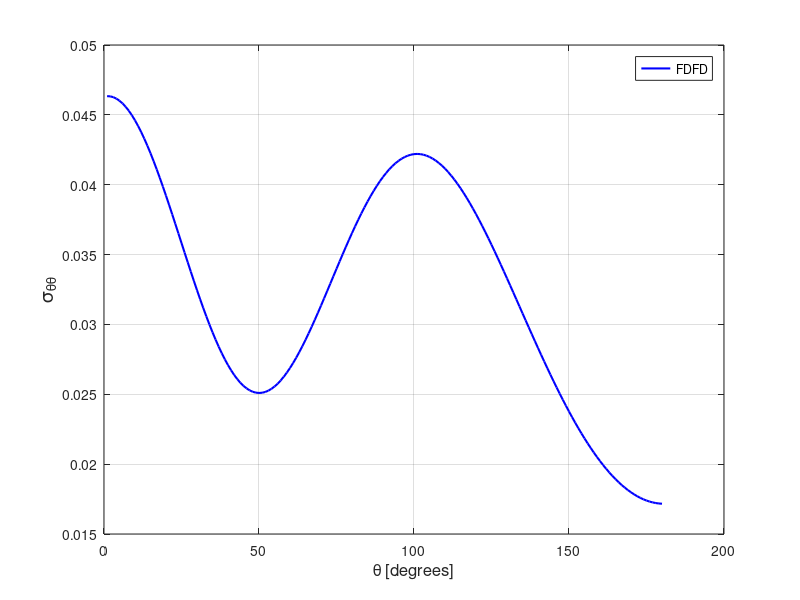

This chart was generated by the following MATLAB code:
stt = [ 
    1  0.46338510E-01
    2  0.46325326E-01
    3  0.46266336E-01
    4  0.46160955E-01
    5  0.46010025E-01
    6  0.45814540E-01
    7  0.45575023E-01
    8  0.45292798E-01
    9  0.44969223E-01
   10  0.44605475E-01
   11  0.44203632E-01
   12  0.43765329E-01
   13  0.43292459E-01
   14  0.42787477E-01
   15  0.42252332E-01
   16  0.41689623E-01
   17  0.41101884E-01
   18  0.40491540E-01
   19  0.39861538E-01
   20  0.39214630E-01
   21  0.38553383E-01
   22  0.37881240E-01
   23  0.37200782E-01
   24  0.36514822E-01
   25  0.35826705E-01
   26  0.35139184E-01
   27  0.34455042E-01
   28  0.33777222E-01
   29  0.33108719E-01
   30  0.32452345E-01
   31  0.31810604E-01
   32  0.31186119E-01
   33  0.30581595E-01
   34  0.29999061E-01
   35  0.29441029E-01
   36  0.28909758E-01
   37  0.28407132E-01
   38  0.27934715E-01
   39  0.27494723E-01
   40  0.27088374E-01
   41  0.26716970E-01
   42  0.26381934E-01
   43  0.26084194E-01
   44  0.25824694E-01
   45  0.25603944E-01
   46  0.25422569E-01
   47  0.25280792E-01
   48  0.25178788E-01
   49  0.25116559E-01
   50  0.25093785E-01
   51  0.25110397E-01
   52  0.25165377E-01
   53  0.25258403E-01
   54  0.25388565E-01
   55  0.25554826E-01
   56  0.25756028E-01
   57  0.25990887E-01
   58  0.26257811E-01
   59  0.26555626E-01
   60  0.26882807E-01
   61  0.27237337E-01
   62  0.27617402E-01
   63  0.28021438E-01
   64  0.28447194E-01
   65  0.28892834E-01
   66  0.29356303E-01
   67  0.29835606E-01
   68  0.30328667E-01
   69  0.30832877E-01
   70  0.31346414E-01
   71  0.31867385E-01
   72  0.32393232E-01
   73  0.32922260E-01
   74  0.33452127E-01
   75  0.33980671E-01
   76  0.34505975E-01
   77  0.35026610E-01
   78  0.35539754E-01
   79  0.36044125E-01
   80  0.36537722E-01
   81  0.37019130E-01
   82  0.37486456E-01
   83  0.37938360E-01
   84  0.38372997E-01
   85  0.38789310E-01
   86  0.39186031E-01
   87  0.39561968E-01
   88  0.39915863E-01
   89  0.40247016E-01
   90  0.40553883E-01
   91  0.40837068E-01
   92  0.41094262E-01
   93  0.41325636E-01
   94  0.41530650E-01
   95  0.41708834E-01
   96  0.41860245E-01
   97  0.41983489E-01
   98  0.42079914E-01
   99  0.42148378E-01
  100  0.42189762E-01
  101  0.42203479E-01
  102  0.42190123E-01
  103  0.42149723E-01
  104  0.42082794E-01
  105  0.41989442E-01
  106  0.41870855E-01
  107  0.41726805E-01
  108  0.41558277E-01
  109  0.41365869E-01
  110  0.41150283E-01
  111  0.40912114E-01
  112  0.40652331E-01
  113  0.40371321E-01
  114  0.40070698E-01
  115  0.39750602E-01
  116  0.39412253E-01
  117  0.39056670E-01
  118  0.38684599E-01
  119  0.38297087E-01
  120  0.37895065E-01
  121  0.37479687E-01
  122  0.37051715E-01
  123  0.36612317E-01
  124  0.36162224E-01
  125  0.35703018E-01
  126  0.35234857E-01
  127  0.34759302E-01
  128  0.34277320E-01
  129  0.33789687E-01
  130  0.33297423E-01
  131  0.32801419E-01
  132  0.32302573E-01
  133  0.31801876E-01
  134  0.31300057E-01
  135  0.30798217E-01
  136  0.30297056E-01
  137  0.29797455E-01
  138  0.29300172E-01
  139  0.28806090E-01
  140  0.28315580E-01
  141  0.27829755E-01
  142  0.27349273E-01
  143  0.26874637E-01
  144  0.26406508E-01
  145  0.25945533E-01
  146  0.25492603E-01
  147  0.25047695E-01
  148  0.24611708E-01
  149  0.24184972E-01
  150  0.23768127E-01
  151  0.23361342E-01
  152  0.22965433E-01
  153  0.22580376E-01
  154  0.22206718E-01
  155  0.21844883E-01
  156  0.21495095E-01
  157  0.21157606E-01
  158  0.20832686E-01
  159  0.20520559E-01
  160  0.20221515E-01
  161  0.19935763E-01
  162  0.19663425E-01
  163  0.19404549E-01
  164  0.19159451E-01
  165  0.18928234E-01
  166  0.18710850E-01
  167  0.18507581E-01
  168  0.18318458E-01
  169  0.18143535E-01
  170  0.17982809E-01
  171  0.17836342E-01
  172  0.17704349E-01
  173  0.17586613E-01
  174  0.17483294E-01
  175  0.17394496E-01
  176  0.17320078E-01
  177  0.17260106E-01
  178  0.17214606E-01
  179  0.17183568E-01
  180  0.17167039E-01
  181  0.17164975E-01
  182  0.17177377E-01
  183  0.17204262E-01
  184  0.17245555E-01
  185  0.17301330E-01
  186  0.17371589E-01
  187  0.17456165E-01
  188  0.17555084E-01
  189  0.17668517E-01
  190  0.17796237E-01
  191  0.17938284E-01
  192  0.18094696E-01
  193  0.18265173E-01
  194  0.18449832E-01
  195  0.18648602E-01
  196  0.18861514E-01
  197  0.19088179E-01
  198  0.19328728E-01
  199  0.19582881E-01
  200  0.19850817E-01
  201  0.20132035E-01
  202  0.20426558E-01
  203  0.20733995E-01
  204  0.21054549E-01
  205  0.21387752E-01
  206  0.21733286E-01
  207  0.22090990E-01
  208  0.22460487E-01
  209  0.22841467E-01
  210  0.23233775E-01
  211  0.23636676E-01
  212  0.24050385E-01
  213  0.24473911E-01
  214  0.24906995E-01
  215  0.25349231E-01
  216  0.25800131E-01
  217  0.26259024E-01
  218  0.26725547E-01
  219  0.27198799E-01
  220  0.27678672E-01
  221  0.28164005E-01
  222  0.28654473E-01
  223  0.29149191E-01
  224  0.29647619E-01
  225  0.30148767E-01
  226  0.30652074E-01
  227  0.31156486E-01
  228  0.31661715E-01
  229  0.32166358E-01
  230  0.32669857E-01
  231  0.33171140E-01
  232  0.33669513E-01
  233  0.34163643E-01
  234  0.34653127E-01
  235  0.35136599E-01
  236  0.35613224E-01
  237  0.36082558E-01
  238  0.36542255E-01
  239  0.36992855E-01
  240  0.37432410E-01
  241  0.37860073E-01
  242  0.38275152E-01
  243  0.38676396E-01
  244  0.39062668E-01
  245  0.39433282E-01
  246  0.39787255E-01
  247  0.40123478E-01
  248  0.40440988E-01
  249  0.40739097E-01
  250  0.41016679E-01
  251  0.41272935E-01
  252  0.41507296E-01
  253  0.41718278E-01
  254  0.41905988E-01
  255  0.42068951E-01
  256  0.42207278E-01
  257  0.42319797E-01
  258  0.42406026E-01
  259  0.42465579E-01
  260  0.42498186E-01
  261  0.42503051E-01
  262  0.42480513E-01
  263  0.42430110E-01
  264  0.42351242E-01
  265  0.42244446E-01
  266  0.42109612E-01
  267  0.41946340E-01
  268  0.41756183E-01
  269  0.41538186E-01
  270  0.41293446E-01
  271  0.41021984E-01
  272  0.40724643E-01
  273  0.40402275E-01
  274  0.40055826E-01
  275  0.39685294E-01
  276  0.39292593E-01
  277  0.38878720E-01
  278  0.38444992E-01
  279  0.37991952E-01
  280  0.37521813E-01
  281  0.37035543E-01
  282  0.36535185E-01
  283  0.36022052E-01
  284  0.35498004E-01
  285  0.34964759E-01
  286  0.34424495E-01
  287  0.33878785E-01
  288  0.33329874E-01
  289  0.32779664E-01
  290  0.32230407E-01
  291  0.31684410E-01
  292  0.31143282E-01
  293  0.30609204E-01
  294  0.30085495E-01
  295  0.29573342E-01
  296  0.29074753E-01
  297  0.28592465E-01
  298  0.28128479E-01
  299  0.27684655E-01
  300  0.27263327E-01
  301  0.26866365E-01
  302  0.26495606E-01
  303  0.26153008E-01
  304  0.25839971E-01
  305  0.25558826E-01
  306  0.25310665E-01
  307  0.25096640E-01
  308  0.24918577E-01
  309  0.24777591E-01
  310  0.24674376E-01
  311  0.24609810E-01
  312  0.24585003E-01
  313  0.24600195E-01
  314  0.24655804E-01
  315  0.24752166E-01
  316  0.24889184E-01
  317  0.25066789E-01
  318  0.25284702E-01
  319  0.25542453E-01
  320  0.25839170E-01
  321  0.26174005E-01
  322  0.26546357E-01
  323  0.26954448E-01
  324  0.27397165E-01
  325  0.27873052E-01
  326  0.28380189E-01
  327  0.28916726E-01
  328  0.29480726E-01
  329  0.30070074E-01
  330  0.30682450E-01
  331  0.31315278E-01
  332  0.31966411E-01
  333  0.32632645E-01
  334  0.33311792E-01
  335  0.34000896E-01
  336  0.34696821E-01
  337  0.35397027E-01
  338  0.36098570E-01
  339  0.36798220E-01
  340  0.37493177E-01
  341  0.38180325E-01
  342  0.38856834E-01
  343  0.39519832E-01
  344  0.40166210E-01
  345  0.40793154E-01
  346  0.41398179E-01
  347  0.41978654E-01
  348  0.42531852E-01
  349  0.43055102E-01
  350  0.43546550E-01
  351  0.44004139E-01
  352  0.44425182E-01
  353  0.44807877E-01
  354  0.45151606E-01
  355  0.45453366E-01
  356  0.45712896E-01
  357  0.45928881E-01
  358  0.46100121E-01
  359  0.46225525E-01
  360  0.46304900E-01
 ]; 
plot(stt(1:180,1),stt(1:180,2),'b-','linewidth',1.5 ); 
grid on 
legend('FDFD');
xlabel('\theta [degrees]','FontSize',12);
ylabel('\sigma_{\theta\theta}','FontSize',14);
